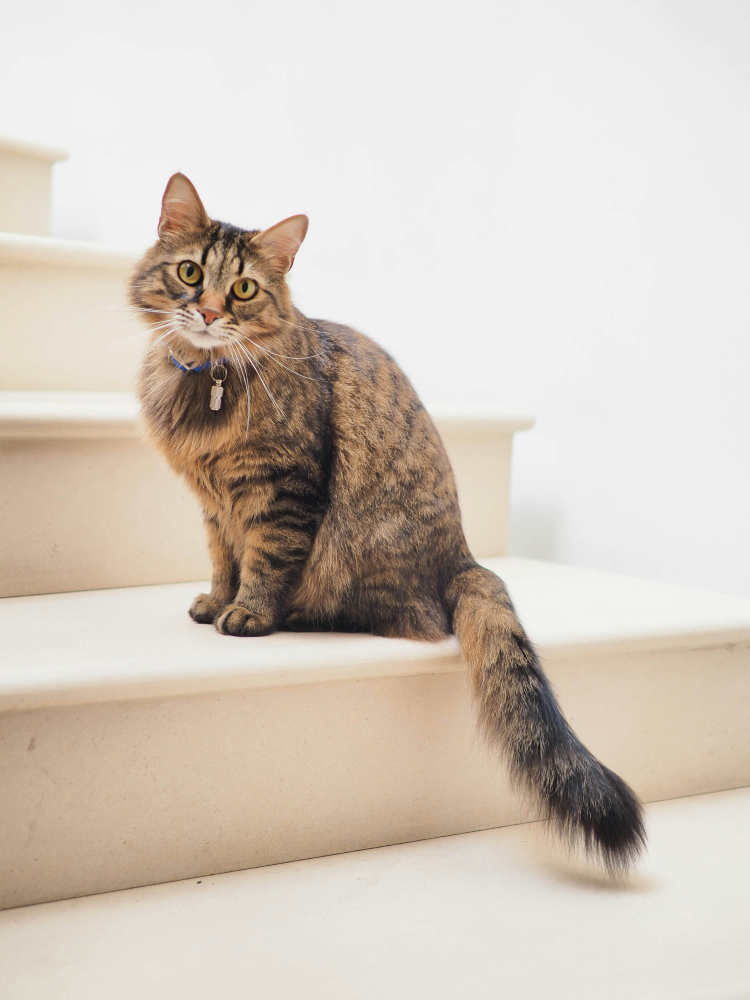
#> input picture image/cat2.jpeg, 3000 x 3999 px (shown at 1/4 size)
$ jupyter execute index5.ipynb
#> lines starting #> are read from the running program, lines starting #| are printed output that depends on the picture; after the words box and inside, x2 and y2 are one past the last pixel; in counts of white or black regions, pixels touching at a corner belong together
[cell 1]
import cv2

[cell 2]
img = cv2.imread("image/cat2.jpeg")
#> img is the input picture: shape (3999, 3000, 3); mean B, G, R 190.1, 200.8, 211.2
img = cv2.resize(img,(500,500))
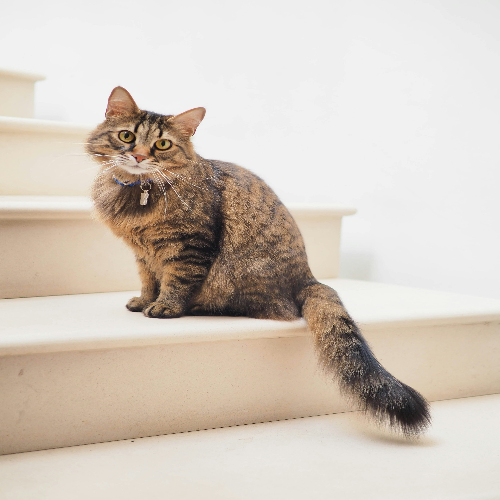
#> img: shape (500, 500, 3); mean B, G, R 190, 200.7, 211.1
print(img.shape)
#| (500, 500, 3)
new_img = cv2.Canny(img,250,250)
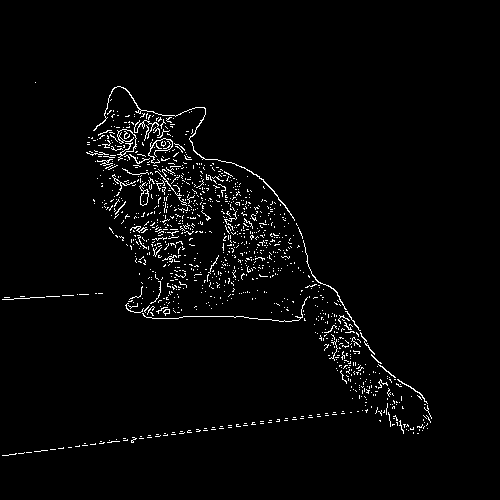
#> new_img: shape (500, 500); 2.4% white in thin lines or dots, all inside (x1, y1, x2, y2) = (2, 82, 432, 456)
print(new_img.shape)
#| (500, 500)
cv2.imshow("dog",new_img)
cv2.imshow("dog1",img)
cv2.waitKey(0)
cv2.destroyAllWindows()

[cell 3]
img = cv2.imread("image/cat2.jpeg")
res_img = cv2.resize(img,(500,500))
cv2.imshow("Resize",res_img)
cv2.waitKey(0)
cv2.destroyAllWindows()

[cell 4]
import numpy as np

[cell 5]
img = cv2.imread("image/cat2.jpeg")
res_img = cv2.resize(img,(300,400))
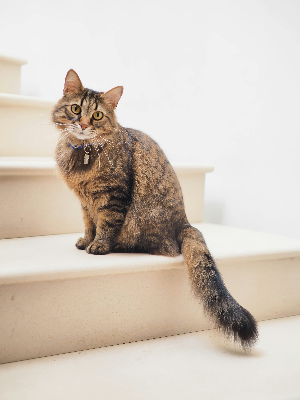
#> res_img: shape (400, 300, 3); mean B, G, R 190, 200.7, 211.1
w,h = res_img.shape[0],res_img.shape[1]
#> w = 400; h = 300

m = cv2.getRotationMatrix2D((w/2,h/2),40,1)
new_img = cv2.warpAffine(res_img,m,(h,w))
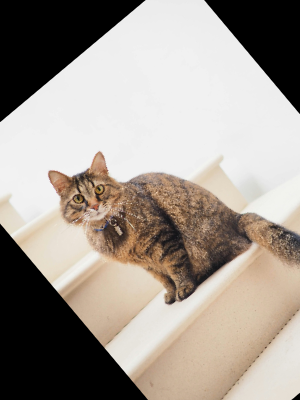
#> new_img: shape (400, 300, 3); mean B, G, R 145.3, 153.6, 162.2

h = np.hstack((res_img,new_img))
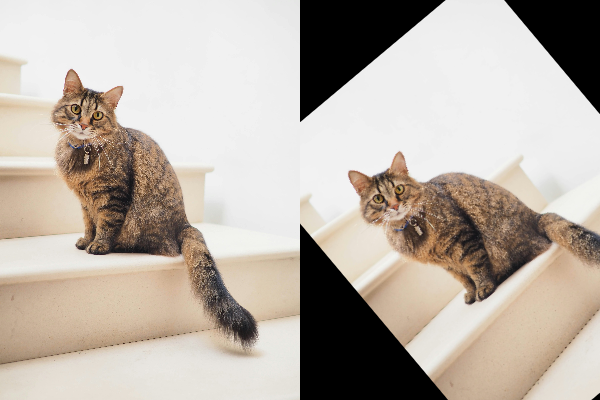
#> h: shape (400, 600, 3); mean B, G, R 167.7, 177.2, 186.6
cv2.imshow("Resize",h)
cv2.waitKey(0)
cv2.destroyAllWindows()
